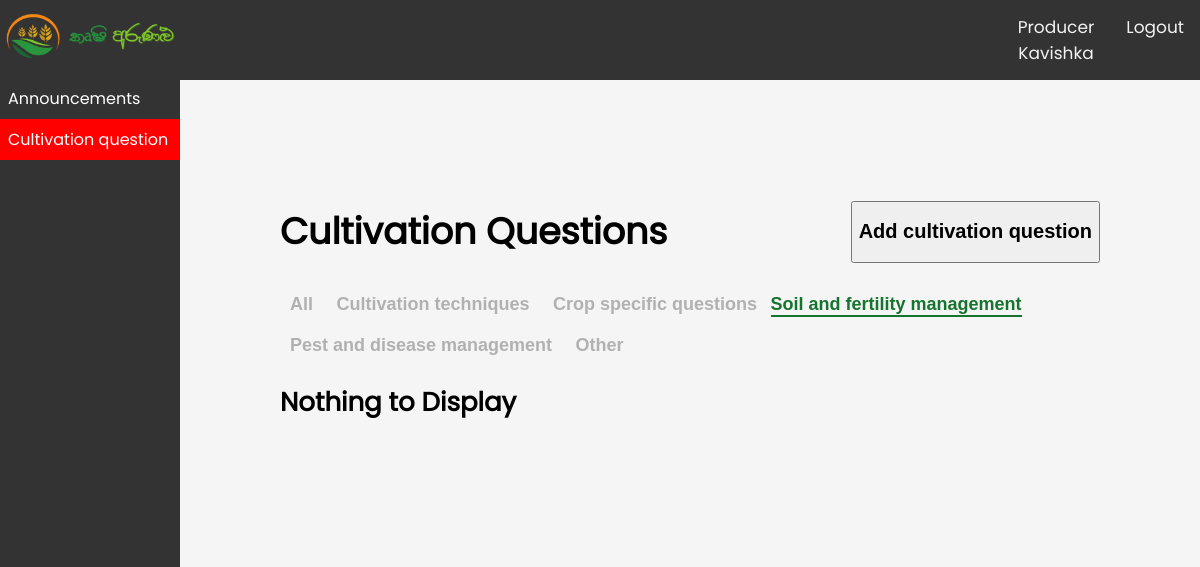
The page /CultivationQuestions/category/Soil_and_fertility_management (signed in) on the database its author committed.
### tables this page shows
CREATE TABLE `cultivation_question_category` (
  `id` int(11) NOT NULL,
  `category` varchar(255) NOT NULL
);

### app/libraries/Core.php (called while the page is built, shortened)
<?php
  class Core {
    protected $currentMethod = 'login';
    public function __construct(){
      $url = $this->getUrl();
      if(isset($url[0])){
      if(file_exists('../app/controllers/' . ucwords($url[0]) . '.php')){
          unset($url[0]);
        }
        else{
          echo "There is no controller under this name ".$url[0];
          die();
        }
      }
      $this->currentController = new $this->currentController;
      if(isset($url[1])){
        if(method_exists($this->currentController, $url[1])){
          $this->currentMethod = $url[1];
          unset($url[1]);
        }
      }
      $this->params = $url ? array_values($url) : [];
      call_user_func_array([$this->currentController, $this->currentMethod], $this->params);
    }
    public function getUrl(){
      if(isset($_GET['url'])){
        $url = rtrim($_GET['url'], '/');
        $url = filter_var($url, FILTER_SANITIZE_URL);
        $url = explode('/', $url);
        return ($url);
      }
    }
  }

### public/index.php (called while the page is built, shortened)
<?php
  $init = new Core;

### app/libraries/Database.php (called while the page is built, shortened)
<?php
  class Database{
    private $host = DB_HOST;
    private $user = DB_USER;
    private $pass = DB_PASS;
    private $dbname = DB_NAME;
    private $dbh;
    private $stmt;
    public function __construct(){
      $dsn = 'mysql:host='. $this->host . ';dbname='. $this->dbname;
      $options = array(
        PDO::ATTR_PERSISTENT => true,
        PDO::ATTR_ERRMODE => PDO::ERRMODE_EXCEPTION
      );
      try{
        $this->dbh = new PDO($dsn, $this->user, $this->pass, $options);
      }catch(PDOException $e){
        $this->error = $e->getMessage();
        echo $this->error;
      }
    }
    public function query($sql){
      $this->stmt = $this->dbh->prepare($sql);
    }
    public function bind($param, $value, $type = null){
      if(is_null($type)){
        switch(true){
          default:
            $type = PDO::PARAM_STR;
        }
      }
      $this->stmt->bindValue($param, $value, $type);
    }
    public function execute(){
      return $this->stmt->execute();
    }
    public function resultSet(){
      $this->execute();
      return $this->stmt->fetchAll(PDO::FETCH_OBJ);
    }
  }

### app/models/M_CultivationQuestions.php (called while the page is built, shortened)
<?php
  class M_CultivationQuestions {
    private $db;
    public function __construct(){
      $this->db = new Database;
    }
    public function getCultivationQuestionCategoryList(){
      $this->db->query("SELECT category FROM cultivation_question_category");
      $results = $this->db->resultSet();
      return $results;
    }
    public function getCultivationQuestionsByCategory($name){
      $this->db->query("select
      a.id AS 'cultivation_question_id',
      a.producer_name AS 'producer_name',
      a.title AS 'title',
      a.content AS 'content',
      a.image AS 'image',
      a.asked_date_time AS 'asked_date_time'
      FROM cultivation_question a
      WHERE a.category=:name
      ORDER BY a.asked_date_time DESC");
      $this->db->bind(':name', $name);
      $results = $this->db->resultSet();
      return $results;
    }
  }

### app/views/cultivationQuestions/v_0index.php (the view, shortened to what this page needs)
<?php require APPROOT. '/views/inc/header.php'; ?>
<?php require APPROOT. '/views/inc/topnavbar.php'; ?>
<?php if($_SESSION['user_role'] == 'Agri Officer'){
  require APPROOT. '/views/inc/sidebar.php';
  }
  else{
    require APPROOT. '/views/inc/sidebar2.php';
  }?>
<div class="body-container">
  <div style="display:flex; justify-content:space-between; align-items: center;" >
    <h1 style="font-size: 2.8em;">Cultivation Questions</h1>
    <?php if($_SESSION['user_role'] == 'Producer'){?>
      <a href="<?php echo URLROOT;?>/CultivationQuestions/add"><button class="publish-announcement-btn"><h2>Add cultivation question</h2></button></a>
    <?php }?>
  </div>
  <div>
    <a href="<?php echo URLROOT."/CultivationQuestions/index"?>" style="text-decoration:none">
      <button <?php
      if($data['ActiveTab']=='all'){?>class="tab-btn-active-tab"<?php } else{?>class="tab-btn"<?php };?>>All</button>
    </a>
    <?php foreach($data['CultivationQuestionCategoryList'] as $category){?>
    <a href="<?php echo URLROOT."/CultivationQuestions/category/". $category->category;?>" style="text-decoration:none">
      <button <?php
      if($data['ActiveTab']==$category->category){?>class="tab-btn-active-tab"<?php } else{?>class="tab-btn"<?php };?>><?php echo (str_replace('_', ' ', $category->category));?></button>
    </a>
    <?php };?>
  </div>
  <h1>Nothing to Display</h1>
</div>
<?php require APPROOT. '/views/inc/footer.php'; ?>

### public/css/styles.css (style rules this page uses)
body { font-family: Poppins-Regular; font-size: small; text-align: left; margin: 0px; background-color: #f5f5f5; }

### public/css/components/form_styles.css (style rules this page uses)
.body-container { background-color: #f5f5f5; padding:100px 100px 100px 280px; height: 100%; }

### public/css/components/button_styles.css (style rules this page uses)
.publish-announcement-btn { cursor: pointer; }
.tab-btn { border: none; background-color: transparent; font-size: large; font-weight: 600; color: #B1B1B1; padding: 10px; margin: 0; cursor: pointer; outline: none; }
.tab-btn-active-tab { border: none; background-color: transparent; font-size: large; font-weight: 600; padding: 0; margin: 0; cursor: pointer; outline: none; border-bottom: #15742D 2px solid; color: #15742D; }

### rows shown on the page
cultivation_question_category: category "Cultivation techniques"
cultivation_question_category: category "Crop specific questions"
cultivation_question_category: category "Soil and fertility management"
cultivation_question_category: category "Pest and disease management"
cultivation_question_category: category "Other"

### other values the page prints
$_SESSION['user_role'] "Producer"
$_SESSION['user_name'] "Kavishka"
